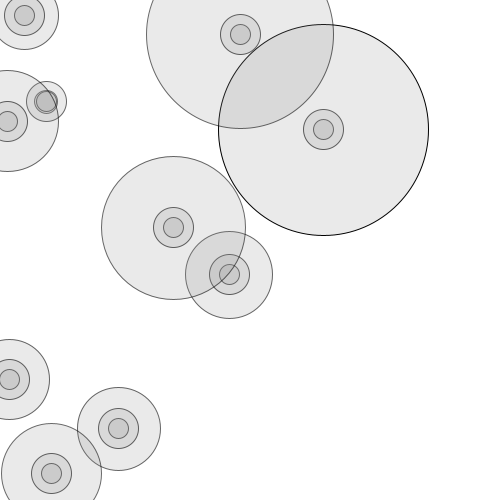
Frame 1 (no input)
Frame 60 (the mouse pressed at the canvas centre just before this capture): identical to frame 1, image omitted
Frame 120 (the mouse held since frame 60 and released just before this capture): identical to frame 1, image omitted

The Processing sketch that drew this single still picture (run headless with seeded random() and noise(); from frame 60 on, the mouse is pressed at the canvas centre):

// Processing sketch: sketch_24
// ── sketch_24.pde
int _num = 10;

void setup() {
  size(500,500);
  background(255);
  smooth();
  strokeWeight(1);
  fill(150,50);
  drawCircles();
}

void draw(){
}

void mouseReleased(){
  drawCircles();
}

void drawCircles(){
  for (int i = 0; i< _num; i++){
    float x = random(width);
    float y = random(height);
    float radius = random(100) + 10;
    ellipse(x,y,radius*2,radius*2);
    stroke(0,150);
    ellipse(x,y,20,20);
    ellipse(x,y,40,40);
  }
}
